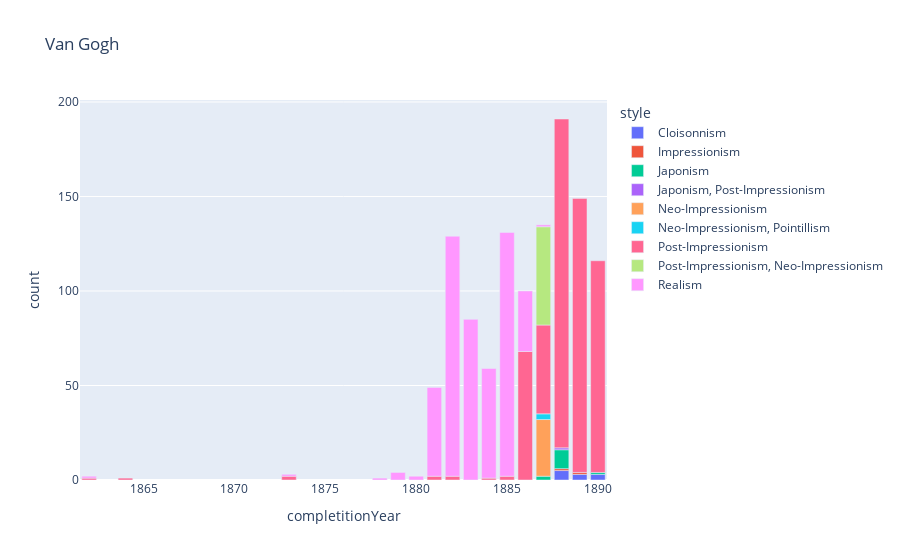

Write notebook code for a chart like this one.
### Markdown cell above
# Visualização - Teste

### Code cell
dfVis = pd.DataFrame({'count' :  df[df['artistName']=='van Gogh Vincent '].groupby(['style','completitionYear'])['style'].size()}).reset_index()

fig = px.bar(dfVis, x="completitionYear", y="count", color="style", title="Van Gogh")
fig.show()

### Figure 1 — Plotly figure (JSON) as saved in the notebook; plotly's stock layout.template omitted (floating-point values rounded to 4 significant figures)
{"data": [{"alignmentgroup": "True", "hovertemplate": "style=Cloisonnism<br>completitionYear=%{x}<br>count=%{y}<extra></extra>", "legendgroup": "Cloisonnism", "marker": {"color": "#636efa", "pattern": {"shape": ""}}, "name": "Cloisonnism", "offsetgroup": "Cloisonnism", "orientation": "v", "showlegend": true, "textposition": "auto", "type": "bar", "x": [1888, 1889, 1890], "xaxis": "x", "y": [5, 3, 3], "yaxis": "y"}, {"alignmentgroup": "True", "hovertemplate": "style=Impressionism<br>completitionYear=%{x}<br>count=%{y}<extra></extra>", "legendgroup": "Impressionism", "marker": {"color": "#EF553B", "pattern": {"shape": ""}}, "name": "Impressionism", "offsetgroup": "Impressionism", "orientation": "v", "showlegend": true, "textposition": "auto", "type": "bar", "x": [1888, 1889], "xaxis": "x", "y": [1, 1], "yaxis": "y"}, {"alignmentgroup": "True", "hovertemplate": "style=Japonism<br>completitionYear=%{x}<br>count=%{y}<extra></extra>", "legendgroup": "Japonism", "marker": {"color": "#00cc96", "pattern": {"shape": ""}}, "name": "Japonism", "offsetgroup": "Japonism", "orientation": "v", "showlegend": true, "textposition": "auto", "type": "bar", "x": [1887, 1888, 1890], "xaxis": "x", "y": [2, 10, 1], "yaxis": "y"}, {"alignmentgroup": "True", "hovertemplate": "style=Japonism, Post-Impressionism<br>completitionYear=%{x}<br>count=%{y}<extra></extra>", "legendgroup": "Japonism, Post-Impressionism", "marker": {"color": "#ab63fa", "pattern": {"shape": ""}}, "name": "Japonism, Post-Impressionism", "offsetgroup": "Japonism, Post-Impressionism", "orientation": "v", "showlegend": true, "textposition": "auto", "type": "bar", "x": [1888], "xaxis": "x", "y": [1], "yaxis": "y"}, {"alignmentgroup": "True", "hovertemplate": "style=Neo-Impressionism<br>completitionYear=%{x}<br>count=%{y}<extra></extra>", "legendgroup": "Neo-Impressionism", "marker": {"color": "#FFA15A", "pattern": {"shape": ""}}, "name": "Neo-Impressionism", "offsetgroup": "Neo-Impressionism", "orientation": "v", "showlegend": true, "textposition": "auto", "type": "bar", "x": [1887], "xaxis": "x", "y": [30], "yaxis": "y"}, {"alignmentgroup": "True", "hovertemplate": "style=Neo-Impressionism, Pointillism<br>completitionYear=%{x}<br>count=%{y}<extra></extra>", "legendgroup": "Neo-Impressionism, Pointillism", "marker": {"color": "#19d3f3", "pattern": {"shape": ""}}, "name": "Neo-Impressionism, Pointillism", "offsetgroup": "Neo-Impressionism, Pointillism", "orientation": "v", "showlegend": true, "textposition": "auto", "type": "bar", "x": [1887], "xaxis": "x", "y": [3], "yaxis": "y"}, {"alignmentgroup": "True", "hovertemplate": "style=Post-Impressionism<br>completitionYear=%{x}<br>count=%{y}<extra></extra>", "legendgroup": "Post-Impressionism", "marker": {"color": "#FF6692", "pattern": {"shape": ""}}, "name": "Post-Impressionism", "offsetgroup": "Post-Impressionism", "orientation": "v", "showlegend": true, "textposition": "auto", "type": "bar", "x": [1862, 1864, 1873, 1881, 1882, 1884, 1885, 1886, 1887, 1888, 1889, 1890], "xaxis": "x", "y": [1, 1, 2, 2, 2, 1, 2, 68, 47, 174, 145, 112], "yaxis": "y"}, {"alignmentgroup": "True", "hovertemplate": "style=Post-Impressionism, Neo-Impressionism<br>completitionYear=%{x}<br>count=%{y}<extra></extra>", "legendgroup": "Post-Impressionism, Neo-Impressionism", "marker": {"color": "#B6E880", "pattern": {"shape": ""}}, "name": "Post-Impressionism, Neo-Impressionism", "offsetgroup": "Post-Impressionism, Neo-Impressionism", "orientation": "v", "showlegend": true, "textposition": "auto", "type": "bar", "x": [1887], "xaxis": "x", "y": [52], "yaxis": "y"}, {"alignmentgroup": "True", "hovertemplate": "style=Realism<br>completitionYear=%{x}<br>count=%{y}<extra></extra>", "legendgroup": "Realism", "marker": {"color": "#FF97FF", "pattern": {"shape": ""}}, "name": "Realism", "offsetgroup": "Realism", "orientation": "v", "showlegend": true, "textposition": "auto", "type": "bar", "x": [1862, 1873, 1878, 1879, 1880, 1881, 1882, 1883, 1884, 1885, 1886, 1887], "xaxis": "x", "y": [1, 1, 1, 4, 2, 47, 127, 85, 58, 129, 32, 1], "yaxis": "y"}], "layout": {"barmode": "relative", "legend": {"title": {"text": "style"}, "tracegroupgap": 0}, "title": {"text": "Van Gogh"}, "xaxis": {"anchor": "y", "domain": [0, 1], "title": {"text": "completitionYear"}}, "yaxis": {"anchor": "x", "domain": [0, 1], "title": {"text": "count"}}}}
